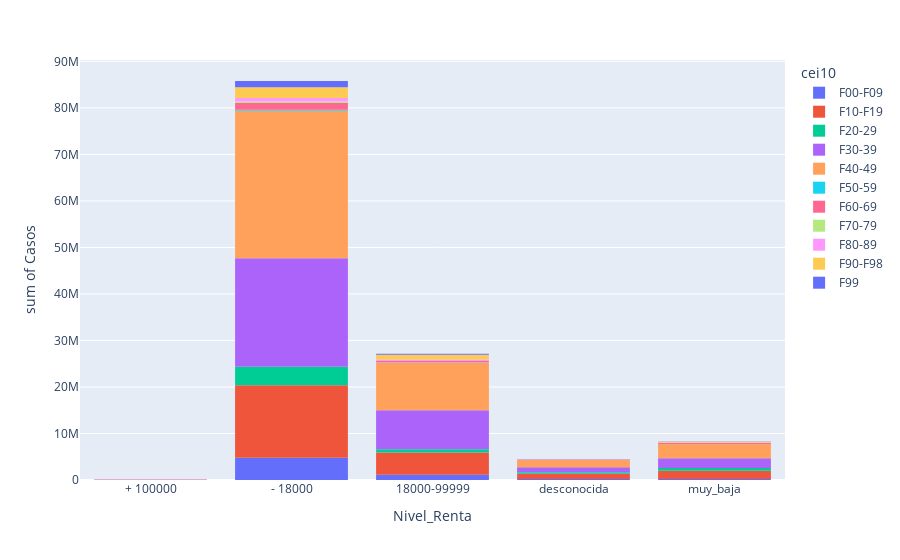

Notebook cell for this chart:
### Code cell
fig2 = px.histogram(nivel_renta, x="Nivel_Renta", y="Casos",color = 'cei10') 
fig2.show()

### Figure 1 — Plotly figure (JSON) as saved in the notebook; plotly's stock layout.template omitted (floating-point values rounded to 4 significant figures)
{"data": [{"alignmentgroup": "True", "bingroup": "x", "histfunc": "sum", "hovertemplate": "cei10=F00-F09<br>Nivel_Renta=%{x}<br>sum of Casos=%{y}<extra></extra>", "legendgroup": "F00-F09", "marker": {"color": "#636efa", "pattern": {"shape": ""}}, "name": "F00-F09", "offsetgroup": "F00-F09", "orientation": "v", "showlegend": true, "type": "histogram", "x": ["+ 100000", "- 18000", "18000-99999", "desconocida", "muy_baja"], "xaxis": "x", "y": [1711, 4803692, 1148424, 225882, 203923], "yaxis": "y"}, {"alignmentgroup": "True", "bingroup": "x", "histfunc": "sum", "hovertemplate": "cei10=F10-F19<br>Nivel_Renta=%{x}<br>sum of Casos=%{y}<extra></extra>", "legendgroup": "F10-F19", "marker": {"color": "#EF553B", "pattern": {"shape": ""}}, "name": "F10-F19", "offsetgroup": "F10-F19", "orientation": "v", "showlegend": true, "type": "histogram", "x": ["+ 100000", "- 18000", "18000-99999", "desconocida", "muy_baja"], "xaxis": "x", "y": [24854, 15588973, 4764833, 1119084, 1807459], "yaxis": "y"}, {"alignmentgroup": "True", "bingroup": "x", "histfunc": "sum", "hovertemplate": "cei10=F20-29<br>Nivel_Renta=%{x}<br>sum of Casos=%{y}<extra></extra>", "legendgroup": "F20-29", "marker": {"color": "#00cc96", "pattern": {"shape": ""}}, "name": "F20-29", "offsetgroup": "F20-29", "orientation": "v", "showlegend": true, "type": "histogram", "x": ["+ 100000", "- 18000", "18000-99999", "desconocida", "muy_baja"], "xaxis": "x", "y": [0, 3932566, 702623, 301817, 593972], "yaxis": "y"}, {"alignmentgroup": "True", "bingroup": "x", "histfunc": "sum", "hovertemplate": "cei10=F30-39<br>Nivel_Renta=%{x}<br>sum of Casos=%{y}<extra></extra>", "legendgroup": "F30-39", "marker": {"color": "#ab63fa", "pattern": {"shape": ""}}, "name": "F30-39", "offsetgroup": "F30-39", "orientation": "v", "showlegend": true, "type": "histogram", "x": ["+ 100000", "- 18000", "18000-99999", "desconocida", "muy_baja"], "xaxis": "x", "y": [64727, 23338876, 8354032, 1106865, 2075152], "yaxis": "y"}, {"alignmentgroup": "True", "bingroup": "x", "histfunc": "sum", "hovertemplate": "cei10=F40-49<br>Nivel_Renta=%{x}<br>sum of Casos=%{y}<extra></extra>", "legendgroup": "F40-49", "marker": {"color": "#FFA15A", "pattern": {"shape": ""}}, "name": "F40-49", "offsetgroup": "F40-49", "orientation": "v", "showlegend": true, "type": "histogram", "x": ["+ 100000", "- 18000", "18000-99999", "desconocida", "muy_baja"], "xaxis": "x", "y": [75303, 31706721, 10310876, 1506637, 3019253], "yaxis": "y"}, {"alignmentgroup": "True", "bingroup": "x", "histfunc": "sum", "hovertemplate": "cei10=F50-59<br>Nivel_Renta=%{x}<br>sum of Casos=%{y}<extra></extra>", "legendgroup": "F50-59", "marker": {"color": "#19d3f3", "pattern": {"shape": ""}}, "name": "F50-59", "offsetgroup": "F50-59", "orientation": "v", "showlegend": true, "type": "histogram", "x": ["+ 100000", "- 18000", "18000-99999", "desconocida", "muy_baja"], "xaxis": "x", "y": [0, 234242, 34628, 12062, 7921], "yaxis": "y"}, {"alignmentgroup": "True", "bingroup": "x", "histfunc": "sum", "hovertemplate": "cei10=F60-69<br>Nivel_Renta=%{x}<br>sum of Casos=%{y}<extra></extra>", "legendgroup": "F60-69", "marker": {"color": "#FF6692", "pattern": {"shape": ""}}, "name": "F60-69", "offsetgroup": "F60-69", "orientation": "v", "showlegend": true, "type": "histogram", "x": ["+ 100000", "- 18000", "18000-99999", "desconocida", "muy_baja"], "xaxis": "x", "y": [0, 1462590, 254061, 77436, 221111], "yaxis": "y"}, {"alignmentgroup": "True", "bingroup": "x", "histfunc": "sum", "hovertemplate": "cei10=F70-79<br>Nivel_Renta=%{x}<br>sum of Casos=%{y}<extra></extra>", "legendgroup": "F70-79", "marker": {"color": "#B6E880", "pattern": {"shape": ""}}, "name": "F70-79", "offsetgroup": "F70-79", "orientation": "v", "showlegend": true, "type": "histogram", "x": ["+ 100000", "- 18000", "18000-99999", "desconocida", "muy_baja"], "xaxis": "x", "y": [0, 319523, 1815, 16001, 88764], "yaxis": "y"}, {"alignmentgroup": "True", "bingroup": "x", "histfunc": "sum", "hovertemplate": "cei10=F80-89<br>Nivel_Renta=%{x}<br>sum of Casos=%{y}<extra></extra>", "legendgroup": "F80-89", "marker": {"color": "#FF97FF", "pattern": {"shape": ""}}, "name": "F80-89", "offsetgroup": "F80-89", "orientation": "v", "showlegend": true, "type": "histogram", "x": ["+ 100000", "- 18000", "18000-99999", "desconocida", "muy_baja"], "xaxis": "x", "y": [1576, 762421, 324067, 21448, 69508], "yaxis": "y"}, {"alignmentgroup": "True", "bingroup": "x", "histfunc": "sum", "hovertemplate": "cei10=F90-F98<br>Nivel_Renta=%{x}<br>sum of Casos=%{y}<extra></extra>", "legendgroup": "F90-F98", "marker": {"color": "#FECB52", "pattern": {"shape": ""}}, "name": "F90-F98", "offsetgroup": "F90-F98", "orientation": "v", "showlegend": true, "type": "histogram", "x": ["+ 100000", "- 18000", "18000-99999", "desconocida", "muy_baja"], "xaxis": "x", "y": [9600, 2276637, 1010786, 95791, 122200], "yaxis": "y"}, {"alignmentgroup": "True", "bingroup": "x", "histfunc": "sum", "hovertemplate": "cei10=F99<br>Nivel_Renta=%{x}<br>sum of Casos=%{y}<extra></extra>", "legendgroup": "F99", "marker": {"color": "#636efa", "pattern": {"shape": ""}}, "name": "F99", "offsetgroup": "F99", "orientation": "v", "showlegend": true, "type": "histogram", "x": ["+ 100000", "- 18000", "18000-99999", "desconocida", "muy_baja"], "xaxis": "x", "y": [0, 1361657, 258432, 58519, 87922], "yaxis": "y"}], "layout": {"barmode": "relative", "legend": {"title": {"text": "cei10"}, "tracegroupgap": 0}, "margin": {"t": 60}, "xaxis": {"anchor": "y", "domain": [0, 1], "title": {"text": "Nivel_Renta"}}, "yaxis": {"anchor": "x", "domain": [0, 1], "title": {"text": "sum of Casos"}}}}
